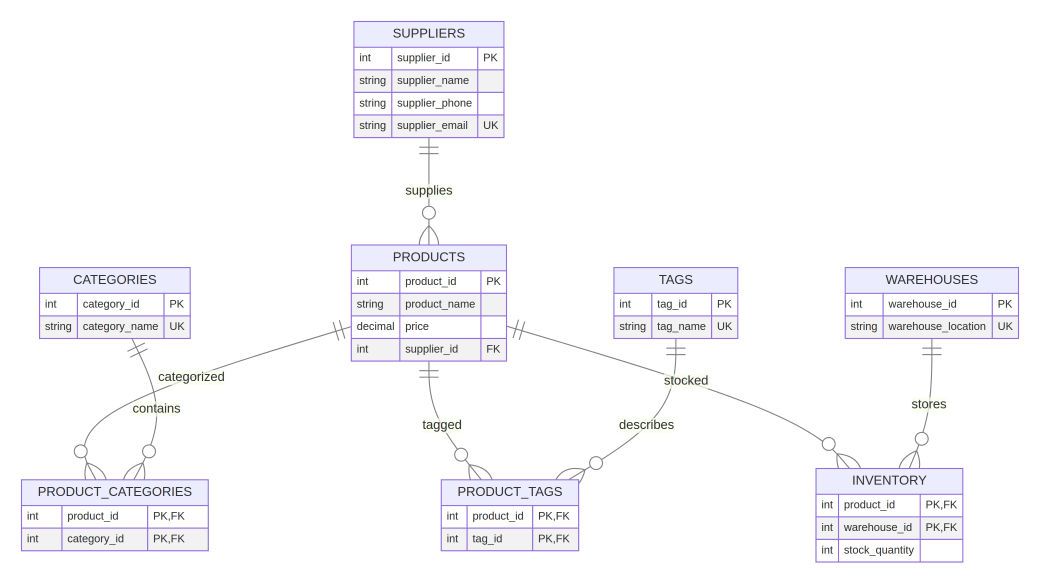
#> input picture docs/normalized-er.png, 3120 x 1752 px, found by its file name (shown at 1/3 size)
$ python create_storyboard.py
#> lines starting #> are read from the running program, lines starting #| are printed output that depends on the picture
from PIL import Image, ImageDraw, ImageFont
from pathlib import Path
OUT=Path('video_frames'); OUT.mkdir(exist_ok=True)
W,H=1280,720; bg='#f5f7f4'; ink='#17222b'; muted='#6e7c83'; green='#18764b'; mint='#c9f0d7'; line='#dce4df'; white='#fff'
reg='/usr/share/fonts/truetype/dejavu/DejaVuSans.ttf'; bold='/usr/share/fonts/truetype/dejavu/DejaVuSans-Bold.ttf'
f=lambda n,b=False: ImageFont.truetype(bold if b else reg,n)
def base(k,t,s=''):
#> called with k = 'Challenge 2', t = 'From messy rows to 3NF'
 im=Image.new('RGB',(W,H),bg); d=ImageDraw.Draw(im); d.rectangle((0,0,W,74),fill=white); d.rectangle((52,24,90,61),fill=ink); d.text((61,31),'3NF',font=f(11,True),fill=white); d.text((110,28),'ECOMMERCE DATABASE REVIEW',font=f(14,True),fill=ink); d.text((58,120),k.upper(),font=f(13,True),fill=green); d.text((58,157),t,font=f(40,True),fill=ink); d.text((60,216),s,font=f(18),fill=muted); return im,d
def save(im,n): im.save(OUT/f'{n:02d}.png')
im,d=base('Challenge 2','From messy rows to 3NF','A normalized e-commerce schema with working product queries.')
d.rounded_rectangle((70,310,1210,585),radius=20,fill=white,outline=line,width=2)
for x,h,b in [(110,'1NF','Atomic values'),(440,'2NF','Full-key facts'),(770,'3NF','No transitive data')]:
 d.ellipse((x,370,x+62,432),fill=mint); d.text((x+18,387),'✓',font=f(28,True),fill=green); d.text((x,465),h,font=f(18,True),fill=ink); d.text((x,503),b,font=f(15),fill=muted)
save(im,1)
im,d=base('The broken baseline','One products row did too much','Categories, tags, supplier fields, and warehouse stock were all packed into one record.')
for y,h,b in [(300,'categories = “Electronics, Mobile”','multi-valued column violates 1NF'),(390,'supplier_name + phone + email','repeated supplier facts cause update anomalies'),(480,'warehouse_location + stock_quantity','inventory is a separate business fact')]:
 d.rounded_rectangle((78,y,1200,y+60),radius=11,fill=white,outline=line,width=2); d.text((105,y+19),h,font=f(16,True),fill=ink); d.text((700,y+19),b,font=f(14),fill=green)
save(im,2)
#> call 2 of save, with n = 2
#> in save (call 2), `def save(im,n): im.save(OUT/f'{n:02d}.png')`:
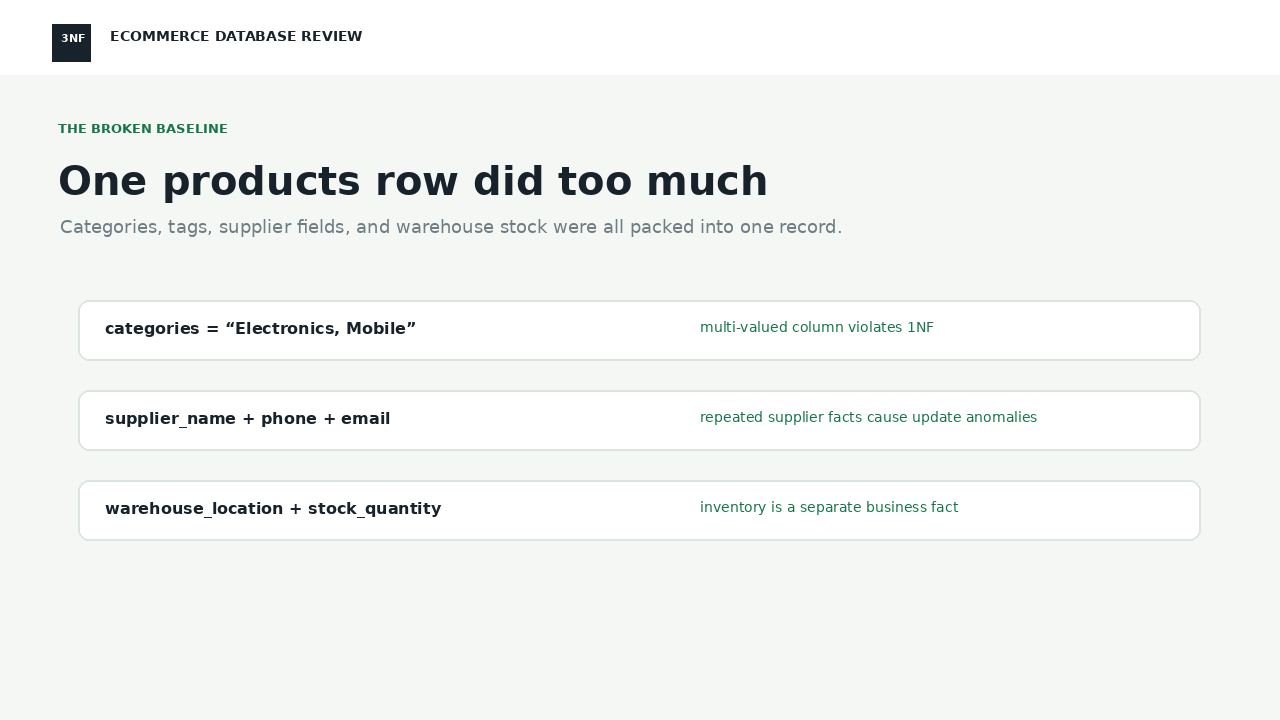
#> saved as 02.png: PIL image 1280x720 RGB; mean R, G, B 242.8, 244.8, 242.8
im,d=base('Normalized model','Each table owns one kind of fact','Relationships are explicit, queryable, and protected by keys.')
di=Image.open('docs/normalized-er.png').convert('RGB'); di.thumbnail((1120,395)); im.paste(di,((W-di.width)//2,270)); save(im,3)
#> further down, di is the input picture: PIL image 3120x1752 RGB; mean R, G, B 248.9, 248.4, 250.7
im,d=base('Query migration','JOINs make the relationships visible','The application still gets the same answers, now from consistent source tables.')
for y,h,b in [(305,'CATEGORY FILTER','products → product_categories → categories'),(395,'SUPPLIER DETAILS','products → suppliers'),(485,'LOW STOCK','products → inventory → warehouses')]:
 d.rounded_rectangle((78,y,1200,y+60),radius=11,fill=white,outline=line,width=2); d.text((105,y+19),h,font=f(14,True),fill=green); d.text((390,y+19),b,font=f(17),fill=ink)
save(im,4)
#> call 4 of save, with n = 4
#> in save (call 4), `def save(im,n): im.save(OUT/f'{n:02d}.png')`:
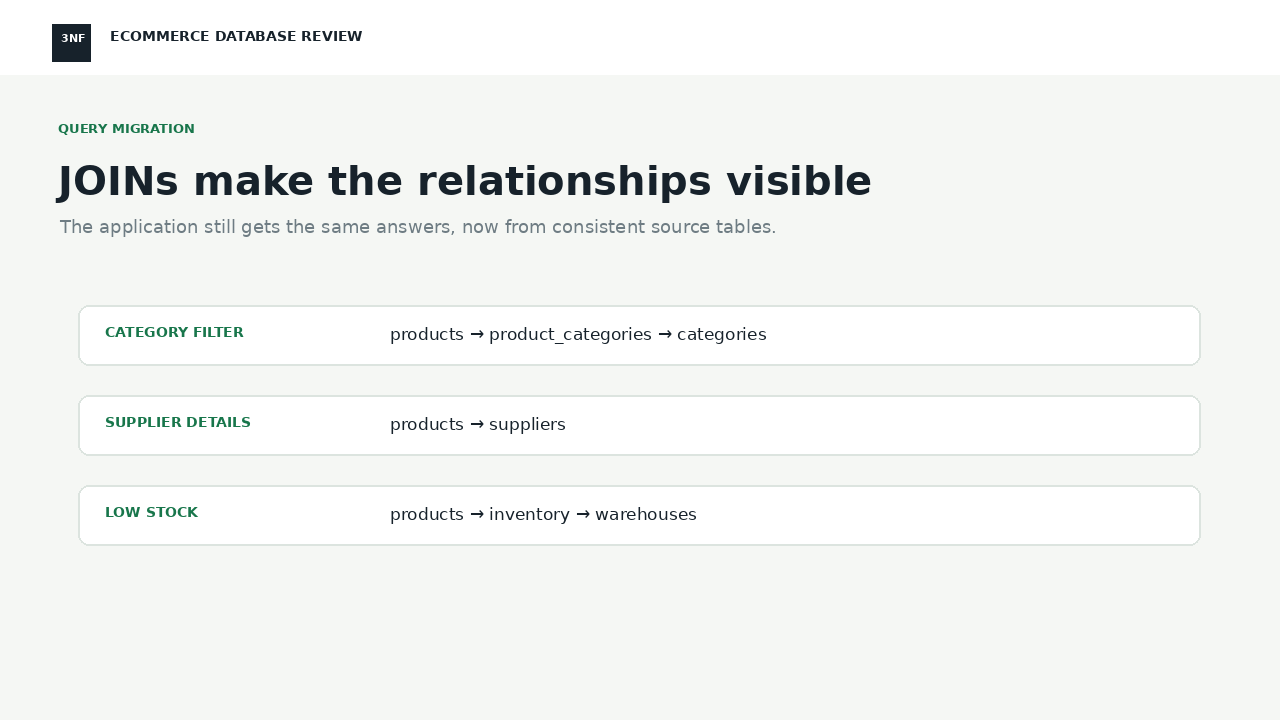
#> saved as 04.png: PIL image 1280x720 RGB; mean R, G, B 243, 244.9, 242.9
im,d=base('Verification','Five queries still work','The harness loads the schema, enables foreign keys, inserts sample data, and executes the rewritten queries.')
res=Image.open('docs/query-results.png').convert('RGB'); res.thumbnail((1040,330)); im.paste(res,(120,280)); save(im,5)
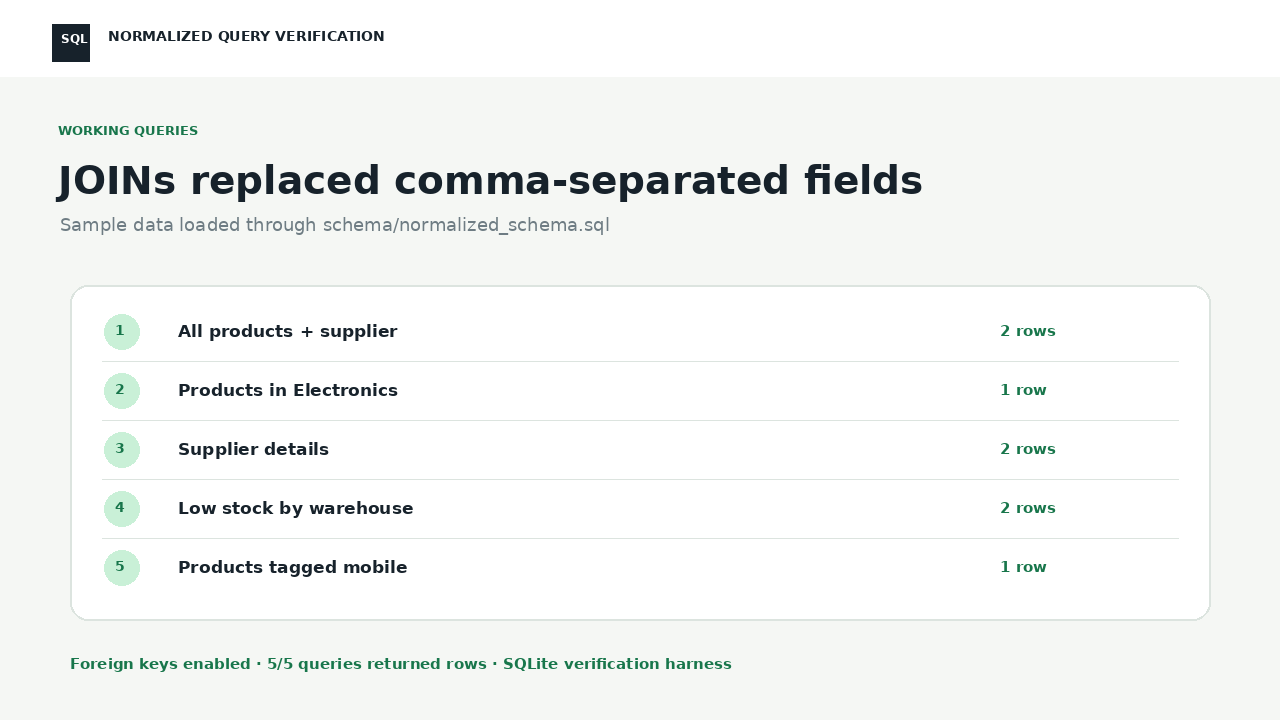
#> input picture docs/query-results.png, 1280 x 720 px, found by its file name
#> further down, res is the input picture: PIL image 1280x720 RGB; mean R, G, B 243.6, 245.5, 244
im,d=base('Trade-off','Clean writes, explicit reads','Normalization adds joins, but removes duplicate values and makes updates reliable.')
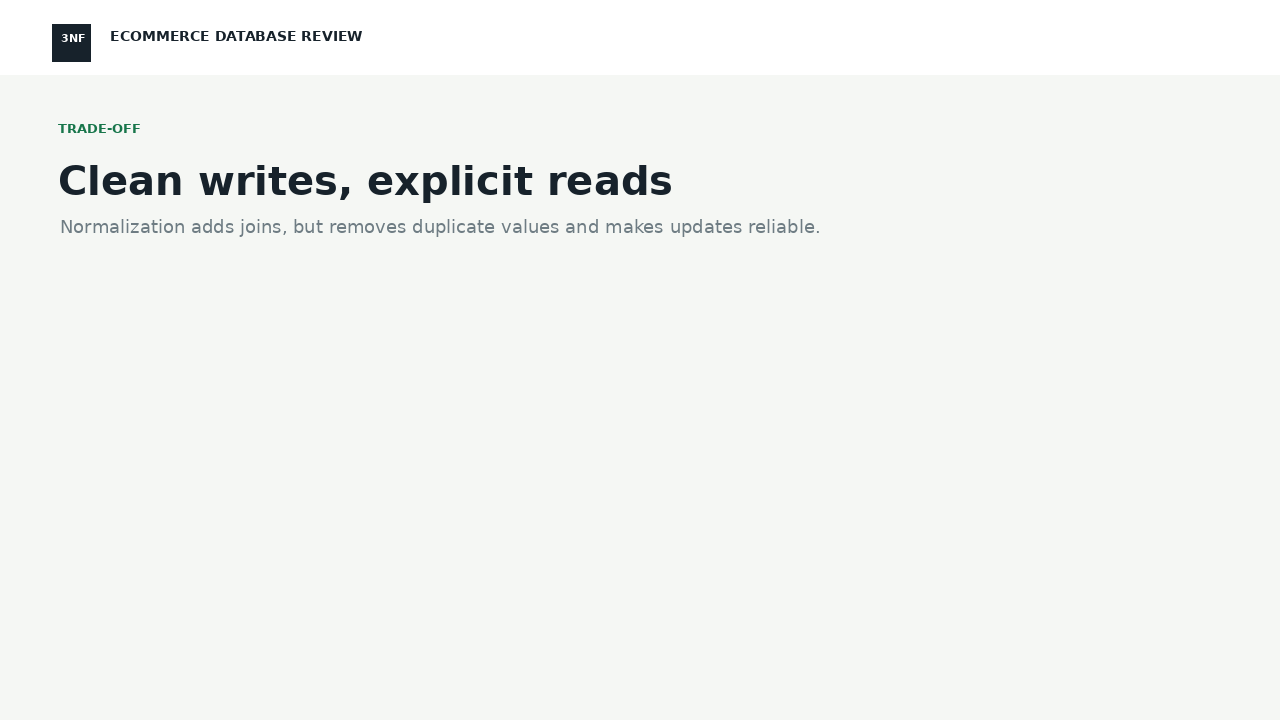
#> im: PIL image 1280x720 RGB; mean R, G, B 243.1, 245.1, 242.5
d.rounded_rectangle((70,320,1210,560),radius=20,fill=ink)
for i,(a,b) in enumerate([('8 tables','entities, bridges, and inventory facts'),('5 queries','all returned sample rows'),('3NF','maintainability before premature denormalization')]):
 y=360+i*58; d.text((110,y),a,font=f(20,True),fill=mint); d.text((560,y),b,font=f(19),fill=white)
d.text((70,640),'When Clean Design Gets Complex · Challenge 2 · normalized schema submitted for review',font=f(15,True),fill=green); save(im,6)
#> in save (call 6), `def save(im,n): im.save(OUT/f'{n:02d}.png')`:
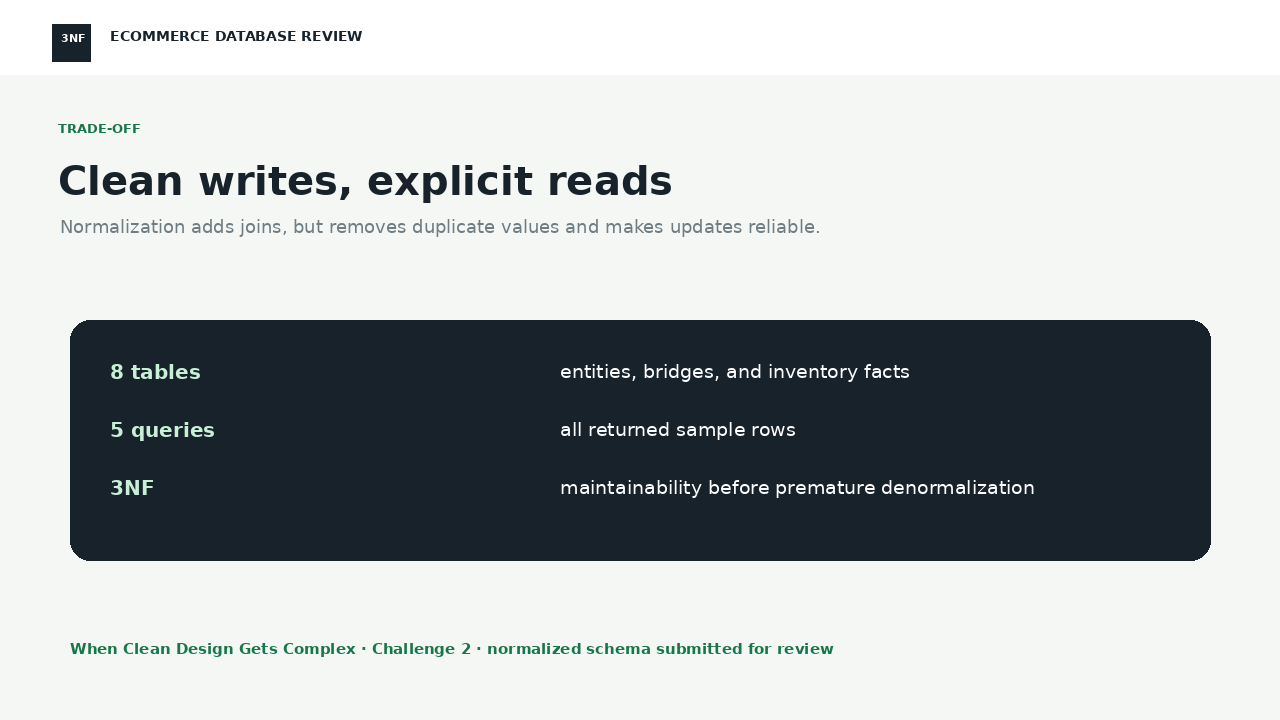
#> saved as 06.png: PIL image 1280x720 RGB; mean R, G, B 177.6, 182.6, 183.4
